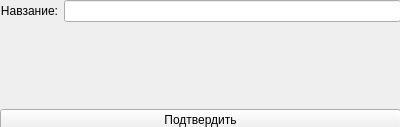
<?xml version="1.0" encoding="UTF-8"?>
<ui version="4.0">
 <class>ProductByNameFinder</class>
 <widget class="QWidget" name="ProductByNameFinder">
  <property name="geometry">
   <rect>
    <x>0</x>
    <y>0</y>
    <width>400</width>
    <height>127</height>
   </rect>
  </property>
  <property name="windowTitle">
   <string>Form</string>
  </property>
  <widget class="QWidget" name="gridLayoutWidget">
   <property name="geometry">
    <rect>
     <x>0</x>
     <y>0</y>
     <width>401</width>
     <height>131</height>
    </rect>
   </property>
   <layout class="QGridLayout" name="gridLayout">
    <item row="2" column="0" colspan="2">
     <widget class="QPushButton" name="pushButton">
      <property name="text">
       <string>Подтвердить</string>
      </property>
     </widget>
    </item>
    <item row="0" column="0">
     <widget class="QLabel" name="label">
      <property name="text">
       <string>Навзание:</string>
      </property>
      <property name="alignment">
       <set>Qt::AlignRight|Qt::AlignTrailing|Qt::AlignVCenter</set>
      </property>
     </widget>
    </item>
    <item row="0" column="1">
     <widget class="QLineEdit" name="lineEdit"/>
    </item>
    <item row="1" column="0">
     <widget class="QLabel" name="label_2">
      <property name="text">
       <string/>
      </property>
     </widget>
    </item>
   </layout>
  </widget>
 </widget>
 <resources/>
 <connections/>
</ui>
